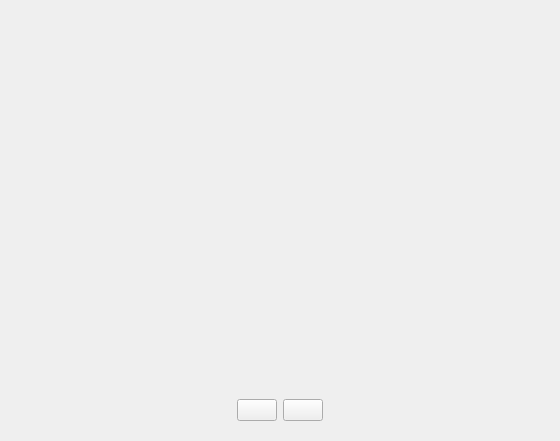
<?xml version="1.0" encoding="UTF-8"?>
<ui version="4.0">
 <class>OpenCamera</class>
 <widget class="QWidget" name="OpenCamera">
  <property name="geometry">
   <rect>
    <x>0</x>
    <y>0</y>
    <width>560</width>
    <height>441</height>
   </rect>
  </property>
  <property name="windowTitle">
   <string>Form</string>
  </property>
  <layout class="QGridLayout" name="gridLayout">
   <item row="0" column="0">
    <widget class="QLabel" name="label">
     <property name="sizePolicy">
      <sizepolicy hsizetype="MinimumExpanding" vsizetype="MinimumExpanding">
       <horstretch>0</horstretch>
       <verstretch>0</verstretch>
      </sizepolicy>
     </property>
     <property name="text">
      <string/>
     </property>
    </widget>
   </item>
   <item row="1" column="0">
    <widget class="QWidget" name="widget" native="true">
     <layout class="QGridLayout" name="gridLayout_2">
      <item row="0" column="2">
       <widget class="QPushButton" name="pushButton_3">
        <property name="text">
         <string/>
        </property>
       </widget>
      </item>
      <item row="0" column="1">
       <widget class="QPushButton" name="pushButton">
        <property name="text">
         <string/>
        </property>
       </widget>
      </item>
      <item row="0" column="0">
       <spacer name="horizontalSpacer">
        <property name="orientation">
         <enum>Qt::Horizontal</enum>
        </property>
        <property name="sizeHint" stdset="0">
         <size>
          <width>40</width>
          <height>20</height>
         </size>
        </property>
       </spacer>
      </item>
      <item row="0" column="3">
       <spacer name="horizontalSpacer_2">
        <property name="orientation">
         <enum>Qt::Horizontal</enum>
        </property>
        <property name="sizeHint" stdset="0">
         <size>
          <width>40</width>
          <height>20</height>
         </size>
        </property>
       </spacer>
      </item>
     </layout>
    </widget>
   </item>
  </layout>
 </widget>
 <resources/>
 <connections/>
</ui>
